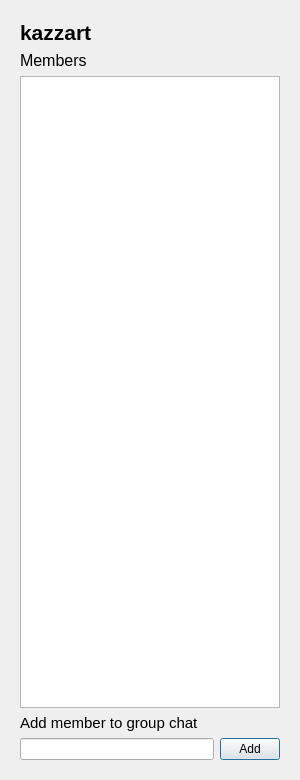
<?xml version="1.0" encoding="UTF-8"?>
<ui version="4.0">
 <class>Dialog</class>
 <widget class="QDialog" name="Dialog">
  <property name="windowModality">
   <enum>Qt::ApplicationModal</enum>
  </property>
  <property name="geometry">
   <rect>
    <x>0</x>
    <y>0</y>
    <width>300</width>
    <height>780</height>
   </rect>
  </property>
  <property name="sizePolicy">
   <sizepolicy hsizetype="Fixed" vsizetype="Preferred">
    <horstretch>0</horstretch>
    <verstretch>0</verstretch>
   </sizepolicy>
  </property>
  <property name="minimumSize">
   <size>
    <width>300</width>
    <height>0</height>
   </size>
  </property>
  <property name="maximumSize">
   <size>
    <width>300</width>
    <height>16777215</height>
   </size>
  </property>
  <property name="windowTitle">
   <string>Conversation info</string>
  </property>
  <property name="modal">
   <bool>true</bool>
  </property>
  <layout class="QVBoxLayout" name="verticalLayout">
   <property name="spacing">
    <number>6</number>
   </property>
   <item>
    <widget class="QWidget" name="widget" native="true">
     <layout class="QVBoxLayout" name="verticalLayout_2">
      <item>
       <widget class="QLabel" name="conversationTitle">
        <property name="font">
         <font>
          <pointsize>16</pointsize>
          <weight>75</weight>
          <bold>true</bold>
         </font>
        </property>
        <property name="text">
         <string>kazzart</string>
        </property>
       </widget>
      </item>
      <item>
       <widget class="QLabel" name="membersLabel">
        <property name="font">
         <font>
          <pointsize>12</pointsize>
         </font>
        </property>
        <property name="text">
         <string>Members</string>
        </property>
       </widget>
      </item>
      <item>
       <widget class="QListWidget" name="membersList">
        <property name="font">
         <font>
          <pointsize>12</pointsize>
         </font>
        </property>
        <property name="selectionMode">
         <enum>QAbstractItemView::NoSelection</enum>
        </property>
        <property name="spacing">
         <number>0</number>
        </property>
        <property name="gridSize">
         <size>
          <width>0</width>
          <height>30</height>
         </size>
        </property>
       </widget>
      </item>
      <item>
       <widget class="QLabel" name="label">
        <property name="font">
         <font>
          <pointsize>11</pointsize>
         </font>
        </property>
        <property name="text">
         <string>Add member to group chat</string>
        </property>
       </widget>
      </item>
      <item>
       <layout class="QHBoxLayout" name="horizontalLayout">
        <item>
         <widget class="QLineEdit" name="memberNickname"/>
        </item>
        <item alignment="Qt::AlignRight">
         <widget class="QPushButton" name="addMemberButton">
          <property name="sizePolicy">
           <sizepolicy hsizetype="Fixed" vsizetype="Fixed">
            <horstretch>0</horstretch>
            <verstretch>0</verstretch>
           </sizepolicy>
          </property>
          <property name="maximumSize">
           <size>
            <width>60</width>
            <height>16777215</height>
           </size>
          </property>
          <property name="text">
           <string>Add</string>
          </property>
         </widget>
        </item>
       </layout>
      </item>
     </layout>
    </widget>
   </item>
  </layout>
 </widget>
 <resources/>
 <connections/>
</ui>
